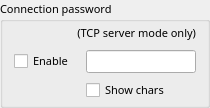
               <widget class="QGroupBox" name="group_packing_9">
                <property name="minimumSize">
                 <size>
                  <width>210</width>
                  <height>85</height>
                 </size>
                </property>
                <property name="maximumSize">
                 <size>
                  <width>420</width>
                  <height>170</height>
                 </size>
                </property>
                <property name="font">
                 <font>
                  <family>맑은 고딕</family>
                  <pointsize>8</pointsize>
                 </font>
                </property>
                <property name="title">
                 <string>Connection password</string>
                </property>
                <layout class="QGridLayout" name="gridLayout_38">
                 <property name="topMargin">
                  <number>0</number>
                 </property>
                 <property name="bottomMargin">
                  <number>4</number>
                 </property>
                 <property name="verticalSpacing">
                  <number>6</number>
                 </property>
                 <item row="0" column="0" colspan="2" alignment="Qt::AlignRight">
                  <widget class="QLabel" name="label_165">
                   <property name="minimumSize">
                    <size>
                     <width>150</width>
                     <height>22</height>
                    </size>
                   </property>
                   <property name="maximumSize">
                    <size>
                     <width>160</width>
                     <height>22</height>
                    </size>
                   </property>
                   <property name="font">
                    <font>
                     <family>맑은 고딕</family>
                     <pointsize>8</pointsize>
                    </font>
                   </property>
                   <property name="text">
                    <string>(TCP server mode only)</string>
                   </property>
                   <property name="alignment">
                    <set>Qt::AlignRight|Qt::AlignTrailing|Qt::AlignVCenter</set>
                   </property>
                  </widget>
                 </item>
                 <item row="1" column="0">
                  <widget class="QCheckBox" name="enable_connect_pw">
                   <property name="minimumSize">
                    <size>
                     <width>65</width>
                     <height>22</height>
                    </size>
                   </property>
                   <property name="maximumSize">
                    <size>
                     <width>70</width>
                     <height>22</height>
                    </size>
                   </property>
                   <property name="font">
                    <font>
                     <family>맑은 고딕</family>
                     <pointsize>8</pointsize>
                    </font>
                   </property>
                   <property name="text">
                    <string>Enable</string>
                   </property>
                   <property name="checked">
                    <bool>false</bool>
                   </property>
                  </widget>
                 </item>
                 <item row="1" column="1">
                  <widget class="QLineEdit" name="connect_pw">
                   <property name="minimumSize">
                    <size>
                     <width>110</width>
                     <height>23</height>
                    </size>
                   </property>
                   <property name="maximumSize">
                    <size>
                     <width>110</width>
                     <height>23</height>
                    </size>
                   </property>
                   <property name="font">
                    <font>
                     <family>맑은 고딕</family>
                     <pointsize>8</pointsize>
                    </font>
                   </property>
                   <property name="text">
                    <string/>
                   </property>
                   <property name="echoMode">
                    <enum>QLineEdit::Password</enum>
                   </property>
                   <property name="alignment">
                    <set>Qt::AlignCenter</set>
                   </property>
                   <property name="placeholderText">
                    <string/>
                   </property>
                  </widget>
                 </item>
                 <item row="2" column="1">
                  <widget class="QCheckBox" name="show_connectpw">
                   <property name="minimumSize">
                    <size>
                     <width>90</width>
                     <height>22</height>
                    </size>
                   </property>
                   <property name="font">
                    <font>
                     <family>맑은 고딕</family>
                     <pointsize>8</pointsize>
                    </font>
                   </property>
                   <property name="text">
                    <string>Show chars</string>
                   </property>
                   <property name="checked">
                    <bool>false</bool>
                   </property>
                  </widget>
                 </item>
                </layout>
               </widget>
